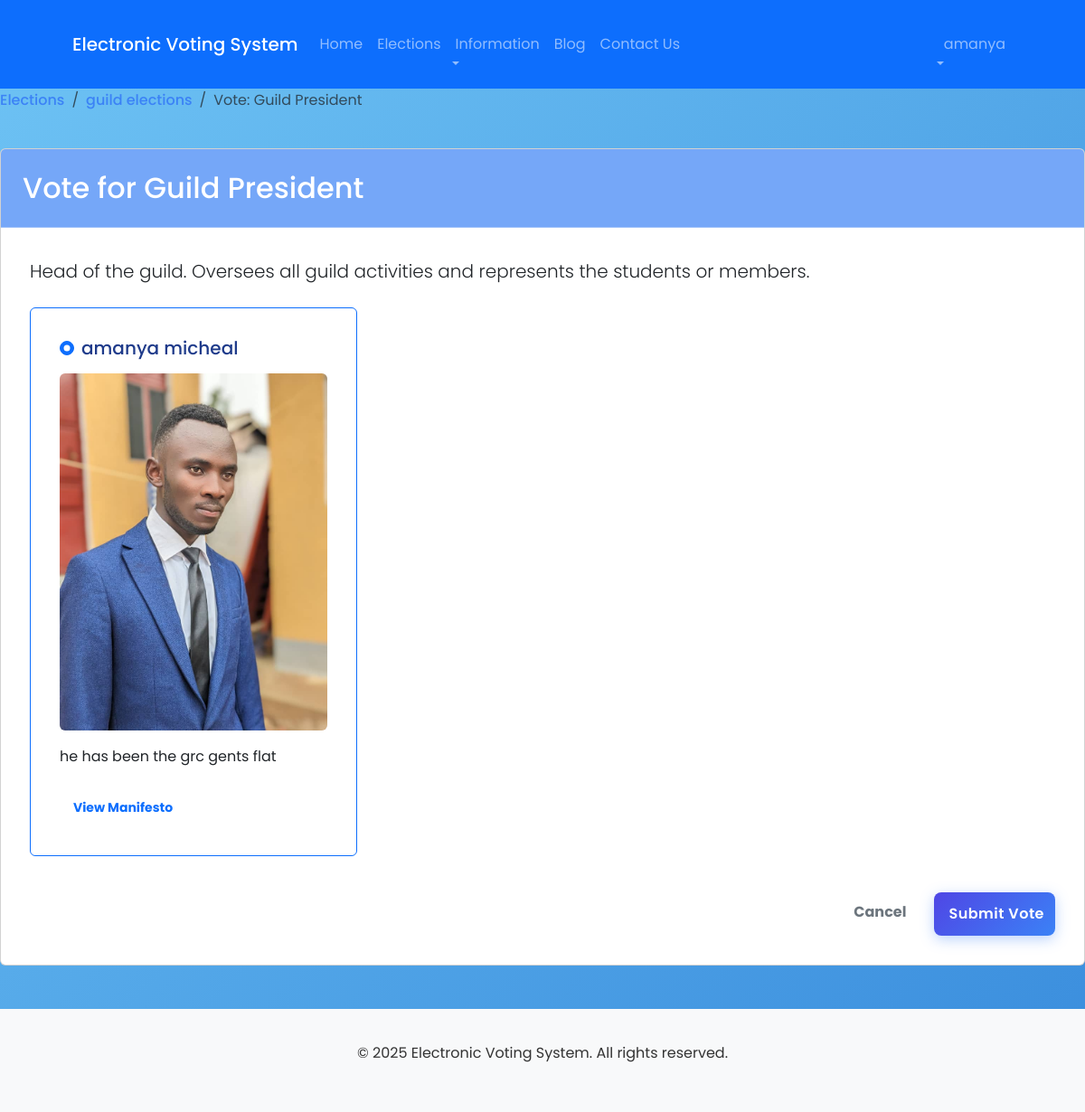
The page /voting/1/position/1/vote/ (signed in) on the database its author committed.
### electronic_voting/models.py (models this page shows, shortened)
class Election(models.Model):
    title = models.CharField(max_length=200)
    description = models.TextField()
    start_date = models.DateTimeField()
    end_date = models.DateTimeField()
    created_at = models.DateTimeField(auto_now_add=True)
    is_active = models.BooleanField(default=True)
    @property
    def is_ongoing(self):
        now = timezone.now()
        return self.start_date <= now <= self.end_date

class Position(models.Model):
    election = models.ForeignKey(Election, on_delete=models.CASCADE, related_name='positions')
    title = models.CharField(max_length=100)
    description = models.TextField()

class Candidate(models.Model):
    position = models.ForeignKey(Position, on_delete=models.CASCADE, related_name='candidates')
    user = models.ForeignKey(User, on_delete=models.CASCADE)
    bio = models.TextField()
    photo = models.ImageField(upload_to='candidate_photos/', null=True, blank=True)
    manifesto = models.TextField(blank=True)

### electronic_voting/views.py (the view, shortened to what this page needs)
# urls.py: path('<int:election_id>/position/<int:position_id>/vote/', views.vote_position, name='vote_position'),
@login_required
def vote_position(request, election_id, position_id):
    election = get_object_or_404(Election, pk=election_id)
    position = get_object_or_404(Position, pk=position_id, election=election)
    if not election.is_ongoing:
        messages.error(request, "This election is not currently active for voting.")
        return redirect('election_detail', election_id=election.id)
    if Vote.objects.filter(voter=request.user, position=position, election=election).exists():
        messages.error(request, "You have already voted for this position.")
        return redirect('election_detail', election_id=election.id)
    candidates = position.candidates.all()
    return render(request, 'electronic_voting/vote_position.html', {
        'election': election,
        'position': position,
        'candidates': candidates
    })

### templates/electronic_voting/vote_position.html (shortened to what this page needs)
{% extends 'electronic_voting/base.html' %}
{% block content %}
<div class="row mb-4">
    <div class="col-12">
        <nav aria-label="breadcrumb">
            <ol class="breadcrumb">
                <li class="breadcrumb-item"><a href="{% url 'election_list' %}">Elections</a></li>
                <li class="breadcrumb-item"><a href="{% url 'election_detail' election.id %}">{{ election.title }}</a></li>
                <li class="breadcrumb-item active">Vote: {{ position.title }}</li>
            </ol>
        </nav>
    </div>
</div>
<div class="row mb-4">
    <div class="col-12">
        <div class="card">
            <div class="card-header bg-primary text-white">
                <h2 class="mb-0">Vote for {{ position.title }}</h2>
            </div>
            <div class="card-body">
                <p class="lead mb-4">{{ position.description }}</p>
                <form method="post">
                    <div class="mb-4">
                        <div class="row">
                            {% for candidate in candidates %}
                            <div class="col-md-4 mb-3">
                                <div class="card h-100 {% if forloop.first %}border-primary{% endif %}">
                                    <div class="card-body">
                                        <div class="form-check">
                                            <input class="form-check-input" type="radio" name="candidate"
                                                id="candidate_{{ candidate.id }}" value="{{ candidate.id }}"
                                                {% if forloop.first %}checked{% endif %}>
                                            <label class="form-check-label" for="candidate_{{ candidate.id }}">
                                                <h5>{{ candidate.user.get_full_name }}</h5>
                                            </label>
                                        </div>
                                        <div class="mt-3">
                                            {% if candidate.photo %}
                                            <img src="{{ candidate.photo.url }}" class="img-fluid rounded mb-3" alt="{{ candidate.user.get_full_name }}">
                                            {% endif %}
                                            <p>{{ candidate.bio }}</p>
                                            {% if candidate.manifesto %}
                                            <button type="button" class="btn btn-sm btn-outline-primary mt-2"
                                                data-bs-toggle="collapse" data-bs-target="#manifesto_{{ candidate.id }}">
                                                View Manifesto
                                            </button>
                                            {% endif %}
                                        </div>
                                    </div>
                                </div>
                            </div>
                            {% endfor %}
                        </div>
                    </div>
                    <div class="d-grid gap-2 d-md-flex justify-content-md-end">
                        <a href="{% url 'election_detail' election.id %}" class="btn btn-outline-secondary me-md-2">Cancel</a>
                        <button type="submit" class="btn btn-primary">
                             Submit Vote
                        </button>
                    </div>
                </form>
            </div>
        </div>
    </div>
</div>
{% endblock %}

### templates/electronic_voting/base.html (shortened to what this page needs)
<!DOCTYPE html>
<html lang="en">
<head>
    <link href="https://cdn.jsdelivr.net/npm/bootstrap@5.3.0/dist/css/bootstrap.min.css" rel="stylesheet">
    <link rel="stylesheet" href="/static/css/main.css">
    <link rel="stylesheet" href="/static/css/auth.css">
</head>
<body>
    <header>
        <nav class="navbar navbar-expand-lg navbar-dark bg-primary">
            <div class="container">
                <a class="navbar-brand" href="/">Electronic Voting System</a>
                <div class="collapse navbar-collapse" id="navbarNav">
                    <ul class="navbar-nav me-auto">
                        <li class="nav-item">
                            <a class="nav-link" href="/">Home</a>
                        </li>
                        <li class="nav-item">
                            <a class="nav-link" href="/voting/">Elections</a>
                        </li>
                        <li class="nav-item dropdown">
                            <a class="nav-link dropdown-toggle" href="#" id="navbarDropdown" role="button" data-bs-toggle="dropdown">
                                Information
                            </a>
                        </li>
                        <li class="nav-item">
                            <a class="nav-link" href="/blog/">Blog</a>
                        </li>
                        <li class="nav-item">
                            <a class="nav-link" href="/contact/">Contact Us</a>
                        </li>
                    </ul>
                    <ul class="navbar-nav ms-auto">
                        {% if user.is_authenticated %}
                            <li class="nav-item dropdown">
                                <a class="nav-link dropdown-toggle" href="#" id="userDropdown" role="button" data-bs-toggle="dropdown">
                                     {{ user.username }}
                                </a>
                            </li>
                        {% endif %}
                    </ul>
                </div>
            </div>
        </nav>
    </header>
    <main>
        {% block content %}{% endblock %}
    </main>
    <footer class="bg-light py-3 mt-5">
        <div class="container text-center">
            <p>&copy; {% now "Y" %} Electronic Voting System. All rights reserved.</p>
        </div>
    </footer>
</body>
</html>

### static/css/main.css (style rules this page uses)
:root { --primary-color: #3498db; --secondary-color: #2ecc71; --background-color: #f9f9f9; --text-color: #333; --danger-color: #e74c3c; }
body { font-family: 'Arial', sans-serif; background-color: var(--background-color); color: var(--text-color); line-height: 1.6; margin: 0; padding: 0; }
.container { width: 90%; max-width: 1200px; margin: 0 auto; padding: 20px; }
.btn { display: inline-block; padding: 10px 15px; border: none; border-radius: 4px; cursor: pointer; text-decoration: none; font-weight: bold; transition: background-color 0.3s ease; }
.btn-primary { background-color: var(--primary-color); color: white; }

### static/css/auth.css (style rules this page uses)
body { font-family: 'Poppins', sans-serif; background: linear-gradient(135deg, #6ec3f4, #3a8ddd); min-height: 100vh; }
.container { animation: fadeIn 0.8s ease-in-out; }
.card-header { background: rgba(59, 130, 246, 0.7) !important; border-bottom: 1px solid rgba(255, 255, 255, 0.3); padding: 1.5rem !important; }
.card-body { padding: 2rem !important; }
label { font-weight: 500; margin-bottom: 8px; display: block; color: #1e3a8a; transition: all 0.3s ease; font-size: 0.95rem; }
.btn-primary { background: linear-gradient(135deg, #4f46e5, #3b82f6); border: none; border-radius: 8px; padding: 12px; font-weight: 600; letter-spacing: 0.5px; box-shadow: 0 4px 15px rgba(59, 130, 246, 0.35); transition: all 0.3s ease; }
a { color: #3b82f6; font-weight: 500; text-decoration: none; transition: all 0.3s ease; position: relative; }
a:after { content: ''; position: absolute; width: 0; height: 2px; bottom: -2px; left: 0; background: linear-gradient(90deg, #3b82f6, #1e40af); transition: width 0.3s ease; }

### rows shown on the page
Election: title "guild elections"
Position: title "Guild President", description "Head of the guild. Oversees all guild activities and represents the students or members."
Candidate: user.get_full_name "amanya micheal", photo (picture), bio "he has been the grc gents flat"

### other values the page prints
{{ user.username }} "amanya"
